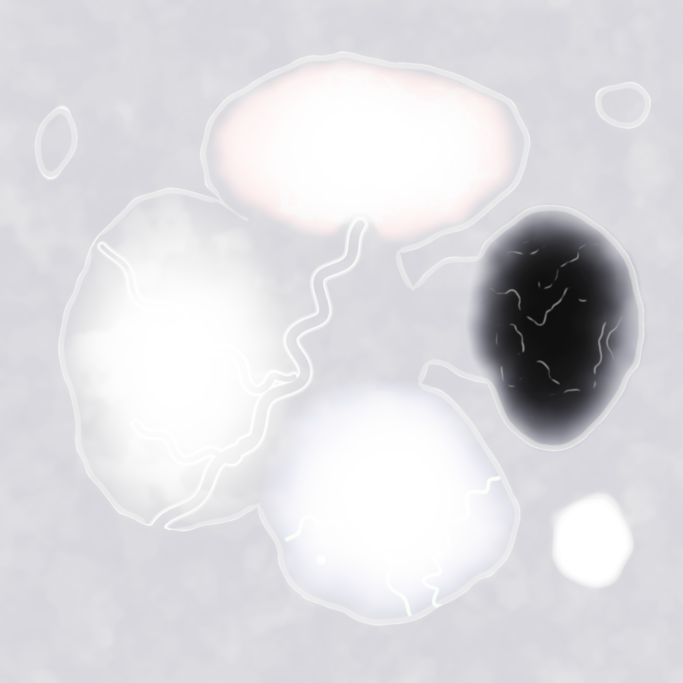
#> input picture game/voxario/Eryndor/Assets/Terrain/aethelgard_splat1.png, 2048 x 2048 px (shown at 1/3 size)
$ python lava_flow.py
#> lines starting #> are read from the running program, lines starting #| are printed output that depends on the picture
#!/usr/bin/env python3
"""Mapa toku lávy pro Aethelgard (engine ≥ 1.19, world.terrain{flowmap}).

  python3 tools/lava_flow.py

Vstup:  Assets/Terrain/aethelgard_height.png (16 bit), aethelgard_splat1.png (G = láva), sopky z world_data.lua
Výstup: Assets/Terrain/aethelgard_lava_flow.png – RGB přes celý svět (stejně jako splat textury):
        R, G = směr a rychlost toku (0,5 = stojí, 1 = 2,4 m/s na východ / na jih), B = žár (střed proudu 1,
        chladnoucí okraj 0).

Směr podél koryta: orientace lávové masky (strukturní tenzor) – proud sleduje meandry řeky, ne spád kužele;
láva teče od kráteru (vzdálenost měřená korytem), rychlost podle spádu ve směru toku. V kráterech pomalu
víří lávové jezero.
"""
from __future__ import annotations

import pathlib
import re

import numpy as np
from PIL import Image

ROOT = pathlib.Path(__file__).resolve().parents[1]
TERRAIN = ROOT / "Assets" / "Terrain"
WORLD_DATA = ROOT / "Assets" / "Scripts" / "eryndor" / "world_data.lua"
SIZE = 8192.0
BASE, RANGE = -80.0, 760.0
MAX_SPEED = 2.4   # m/s – musí odpovídat shaderu enginu


def gaussian(a: np.ndarray, sigma: float) -> np.ndarray:
    """Gaussovské rozmazání přes FFT (svět je větší než láva, okraje nevadí)."""
    n, m = a.shape
    fy = np.fft.fftfreq(n)[:, None]
    fx = np.fft.rfftfreq(m)[None, :]
    kernel = np.exp(-2.0 * (np.pi * sigma) ** 2 * (fx * fx + fy * fy))
    return np.fft.irfft2(np.fft.rfft2(a) * kernel, s=a.shape).astype(np.float32)


def smoothstep(a, b, x):
    t = np.clip((x - a) / (b - a), 0.0, 1.0)
    return t * t * (3.0 - 2.0 * t)


def channel_distance(mask: np.ndarray, cell: float) -> np.ndarray:
    """Vzdálenost (m) od kráterů sopek po pixelech masky (8-okolí); nedosažitelné = inf."""
    import heapq
    n = mask.shape[0]
    dist = np.full(mask.shape, np.inf, np.float32)
    xs = (np.arange(n, dtype=np.float32) + 0.5) * cell - SIZE / 2
    heap = []
    for vx, vz, radius in volcanoes():
        c0, r0 = int((vx + SIZE / 2) / cell), int((vz + SIZE / 2) / cell)
        rad = int(0.19 * radius / cell) + 1
        for r in range(r0 - rad, r0 + rad + 1):
            for c in range(c0 - rad, c0 + rad + 1):
                if 0 <= r < n and 0 <= c < n and mask[r, c] and np.hypot(xs[c] - vx, xs[r] - vz) < 0.19 * radius:
                    dist[r, c] = 0.0
                    heap.append((0.0, r, c))
    heapq.heapify(heap)
    steps = [(-1, 0, 1.0), (1, 0, 1.0), (0, -1, 1.0), (0, 1, 1.0),
             (-1, -1, 1.4142), (-1, 1, 1.4142), (1, -1, 1.4142), (1, 1, 1.4142)]
    while heap:
        d, r, c = heapq.heappop(heap)
        if d > dist[r, c]:
            continue
        for dr, dc, w in steps:
            rr, cc = r + dr, c + dc
            if 0 <= rr < n and 0 <= cc < n and mask[rr, cc]:
                nd = d + w * cell
                if nd < dist[rr, cc]:
                    dist[rr, cc] = nd
                    heapq.heappush(heap, (nd, rr, cc))
    return dist


def volcanoes() -> list[tuple[float, float, float]]:
    text = WORLD_DATA.read_text(encoding="utf-8")
    block = text[text.index("D.Volcanoes"):]
    block = block[:block.index("}\n}") + 3] if "}\n}" in block else block[:400]
    out = []
    for x, z, r in re.findall(r"x = ([-\d.]+), z = ([-\d.]+), height = [-\d.]+, radius = ([-\d.]+)", block):
        out.append((float(x), float(z), float(r)))
    return out


def build() -> np.ndarray:
    splat1 = np.asarray(Image.open(TERRAIN / "aethelgard_splat1.png").convert("RGBA"), np.float32) / 255.0
    n = splat1.shape[0]
#> n = 2048
    cell = SIZE / n
#> cell = 4
    height = np.asarray(Image.open(TERRAIN / "aethelgard_height.png"), np.float32) / 65535.0 * RANGE + BASE
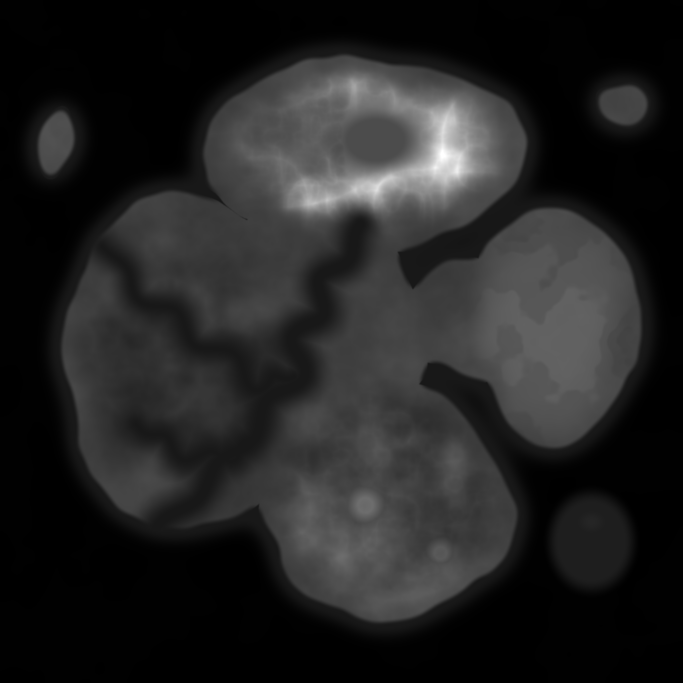
#> input picture game/voxario/Eryndor/Assets/Terrain/aethelgard_height.png, 2049 x 2049 px (shown at 1/3 size)
    height = np.asarray(Image.fromarray(height, "F").resize((n, n), Image.BILINEAR), np.float32)
#> height: shape (2048, 2048) float32
    lava = splat1[..., 1]
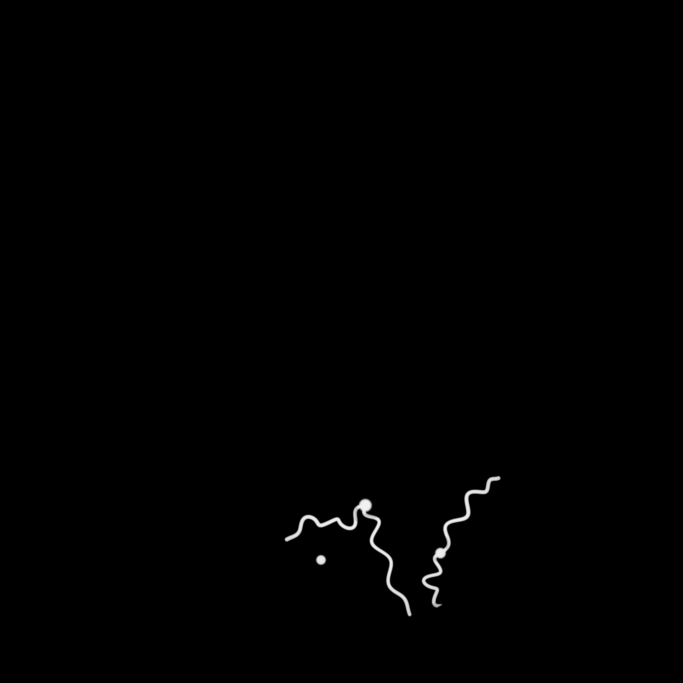
#> lava: shape (2048, 2048) float32 (shown at 1/3 size); min 0, max 0.945, mean 0.00358

    # spád vyhlazeného terénu (koryto, šum detailu a hrany se ztratí, zůstane svah sopky)
    hs = gaussian(height, 7.0)
    gz, gx = np.gradient(hs, cell)
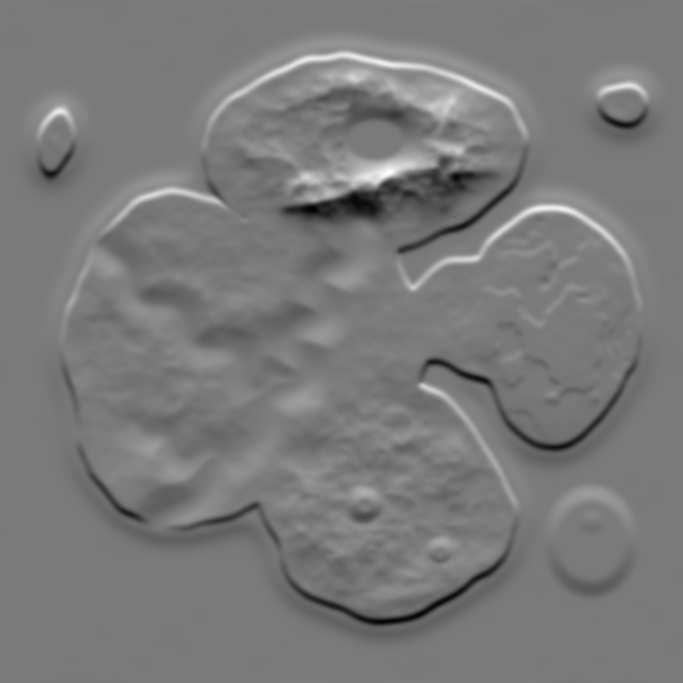
#> gz: shape (2048, 2048) float32 (shown at 1/3 size); min -1.9, max 2.07, mean -5.89e-08; drawn with min black and max white
    slope = np.hypot(gx, gz)
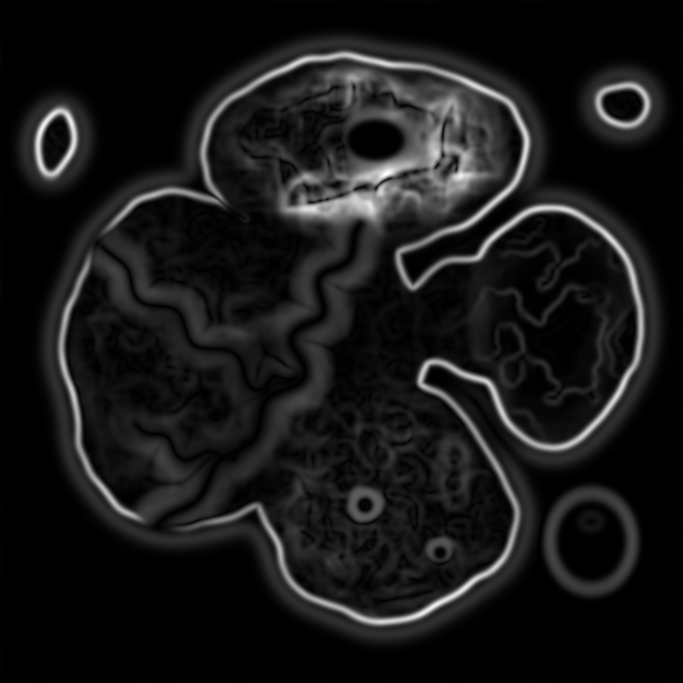
#> slope: shape (2048, 2048) float32 (shown at 1/3 size); min 0, max 2.17, mean 0.203; drawn with min black and max white
    down = np.stack([-gx, -gz], -1) / np.maximum(slope, 1e-5)[..., None]

    # osa koryta ze strukturního tenzoru masky lávy
    m = gaussian(lava, 1.2)
    mz, mx = np.gradient(m)
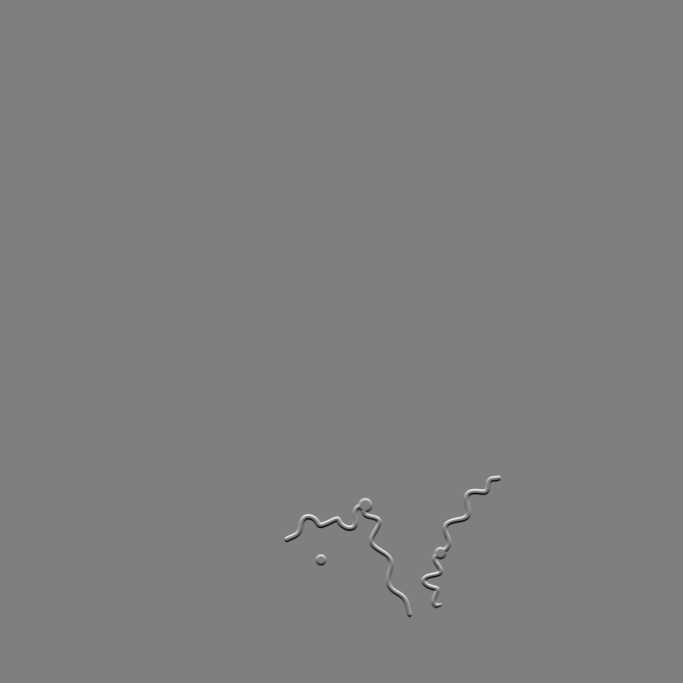
#> mz: shape (2048, 2048) float32 (shown at 1/3 size); min -0.192, max 0.191, mean -2.08e-12; drawn with min black and max white
    jxx, jxz, jzz = gaussian(mx * mx, 3.5), gaussian(mx * mz, 3.5), gaussian(mz * mz, 3.5)
#> call 4 of gaussian, with sigma = 3.5
#> in gaussian (call 4), `kernel = np.exp(-2.0 * (np.pi * sigma) ** 2 * (fx * fx + fy * fy))`:
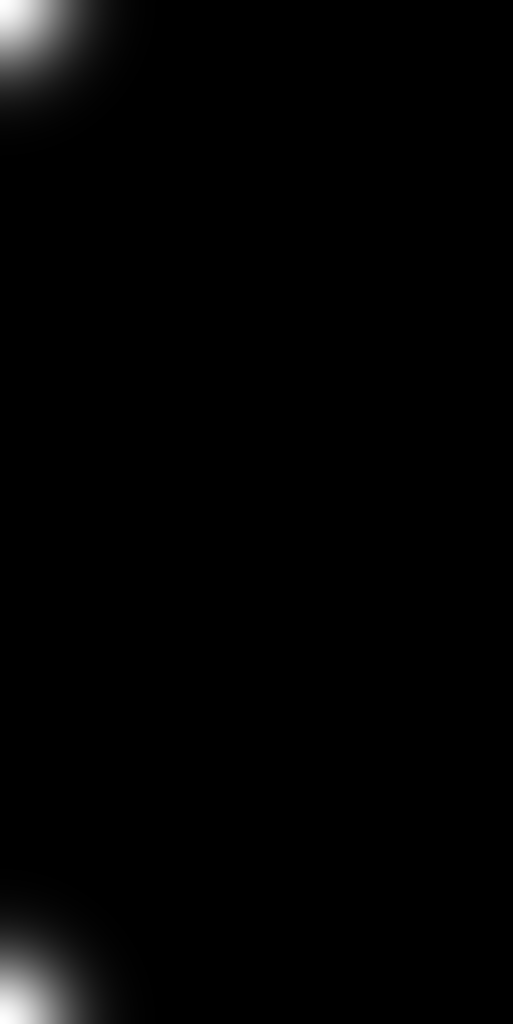
#> kernel: shape (2048, 1025) float64 (shown at 1/2 size); min 3.11e-53, max 1, mean 0.013
    theta = 0.5 * np.arctan2(2.0 * jxz, jxx - jzz)      # napříč korytem
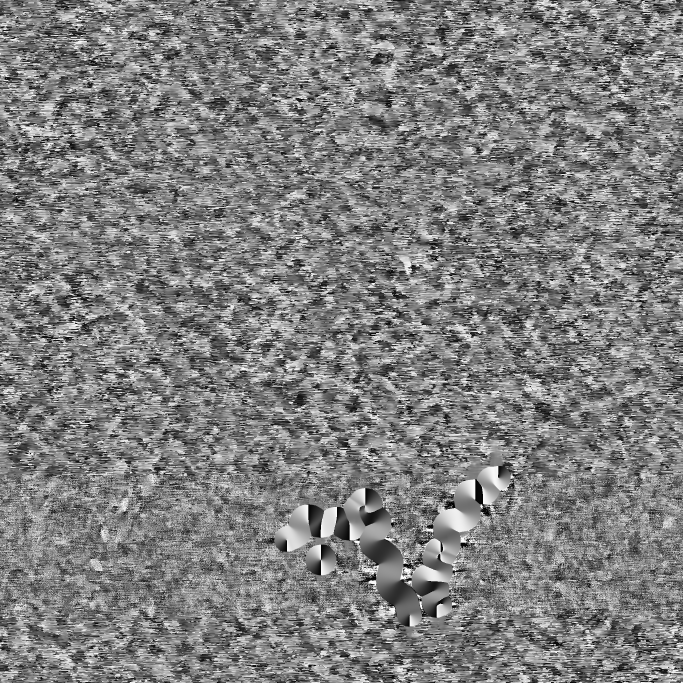
#> theta: shape (2048, 2048) float32 (shown at 1/3 size); min -1.57, max 1.57, mean 0.0045; drawn with min black and max white
    along = np.stack([-np.sin(theta), np.cos(theta)], -1)
    lam = np.sqrt((jxx - jzz) ** 2 + 4.0 * jxz * jxz)
    coherence = lam / np.maximum(jxx + jzz, 1e-8)
    # znaménko: láva teče od kráteru – vzdálenost měřená korytem (Dijkstra po masce lávy); místní spád
    # v ohybech meandrů míří napříč korytem, proto se na něj spoléhá jen tam, kam se z kráteru nedojde
    dist = channel_distance(lava > 0.25, cell)
#> after the loop in channel_distance, `for vx, vz, radius in volcanoes():`: dist: shape (2048, 2048) float32; every value is NaN or infinite
    reached = np.isfinite(dist)
    dfill = np.where(reached, dist, 0.0).astype(np.float32)
    wgt = gaussian(reached.astype(np.float32), 2.0)
    dsm = gaussian(dfill, 2.0) / np.maximum(wgt, 1e-4)
    dz_, dx_ = np.gradient(dsm, cell)
    away = np.stack([dx_, dz_], -1)
    ref = np.where(reached[..., None], away, down)
    sign = np.where((along * ref).sum(-1) < 0.0, -1.0, 1.0)
    along *= sign[..., None]
    down = np.where(reached[..., None], away / np.maximum(np.linalg.norm(away, axis=-1), 1e-5)[..., None], down)
    k = smoothstep(0.35, 0.75, coherence)[..., None]
    direction = along * k + down * (1.0 - k)
    direction /= np.maximum(np.linalg.norm(direction, axis=-1), 1e-5)[..., None]
    # rychlost podle spádu ve směru toku: z kopce rychle, po rovině a v mírném stoupání koryta líně
    hz2, hx2 = np.gradient(gaussian(height, 4.0), cell)
    fall = -(direction[..., 0] * hx2 + direction[..., 1] * hz2)
    speed = np.clip(0.4 + fall * 5.0, 0.2, 1.0)

    # žár: střed proudu (dál od okraje masky) je žhavý, okraje chladnou
    core = smoothstep(0.35, 0.95, gaussian(lava, 2.0))
    speed *= 0.45 + 0.55 * core   # u břehů láva brzdí

    vel = direction * speed[..., None]

    # krátery: lávové jezero pomalu víří a přetéká ven
    xs = (np.arange(n, dtype=np.float32) + 0.5) * cell - SIZE / 2
    X, Z = np.meshgrid(xs, xs)
    for vx, vz, radius in volcanoes():
        dx, dz = X - vx, Z - vz
        d = np.hypot(dx, dz)
        crater = 1.0 - smoothstep(0.12 * radius, 0.2 * radius, d)
        radial = np.stack([dx, dz], -1) / np.maximum(d, 1e-3)[..., None]
        tangent = np.stack([-radial[..., 1], radial[..., 0]], -1)
        lake = radial * 0.12 + tangent * 0.2
        vel = vel * (1.0 - crater[..., None]) + lake * crater[..., None]
        core = np.maximum(core, crater * 0.95)

    # hladké pole rychlosti (shader posouvá kůru až o 16 s toku – zlomy by byly vidět)
    vel = np.stack([gaussian(vel[..., 0], 1.5), gaussian(vel[..., 1], 1.5)], -1)
    active = smoothstep(0.02, 0.15, gaussian(lava, 1.5))
    vel *= active[..., None]
    core *= active
    rgb = np.dstack([vel[..., 0] * 0.5 + 0.5, vel[..., 1] * 0.5 + 0.5, core])
    return (np.clip(rgb, 0.0, 1.0) * 255.0 + 0.5).astype(np.uint8)


def main() -> None:
    rgb = build()
    out = TERRAIN / "aethelgard_lava_flow.png"
    Image.fromarray(rgb, "RGB").save(out, optimize=True)
    moving = (np.abs(rgb[..., :2].astype(np.int16) - 128) > 8).any(-1).mean() * 100
    print(f"{out.relative_to(ROOT)}: {rgb.shape[1]} x {rgb.shape[0]}, tok na {moving:.2f} % světa")


if __name__ == "__main__":
#> (the run stopped early here; a loop or call above may not have finished)
